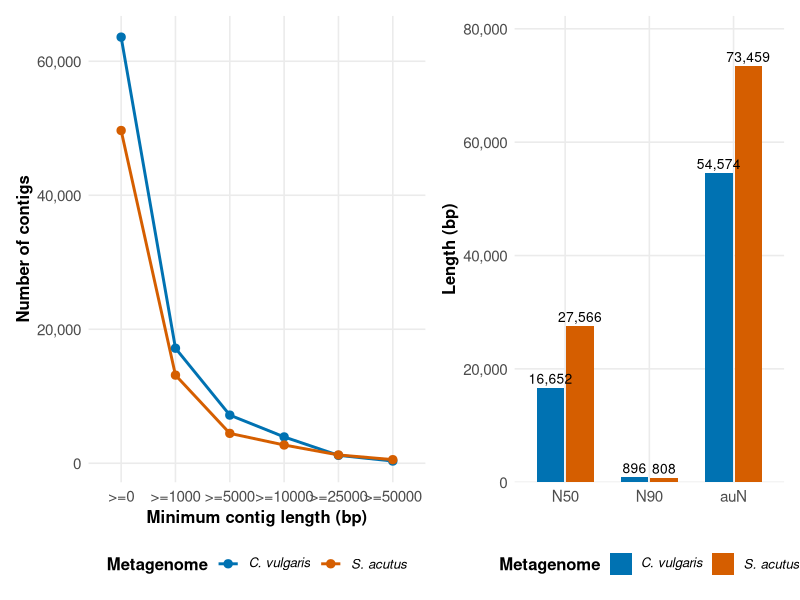
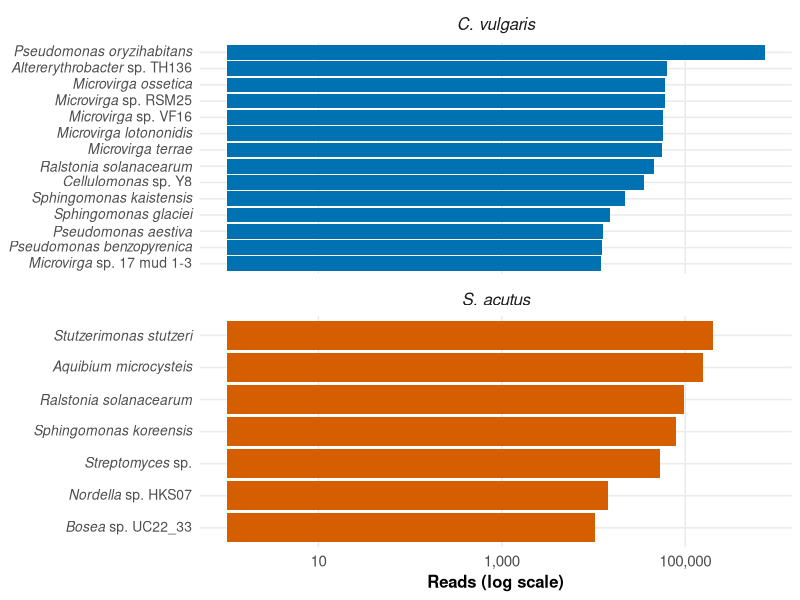
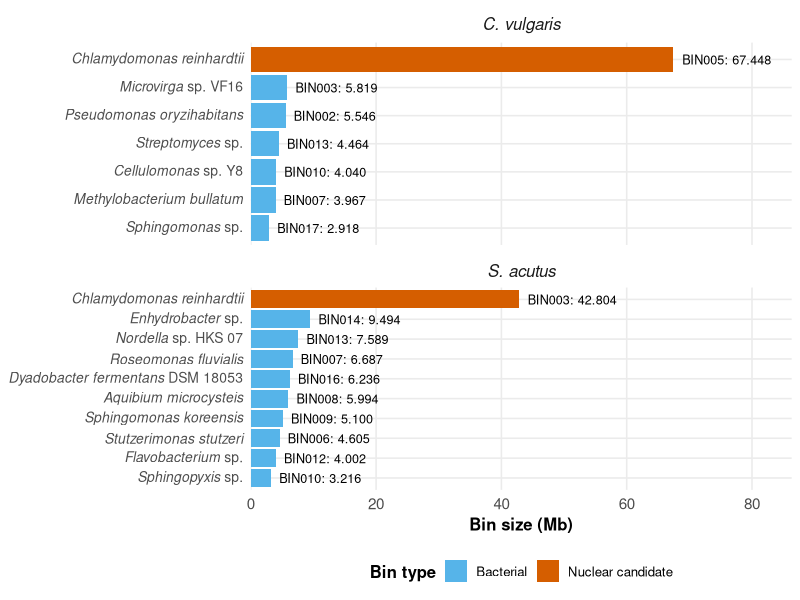
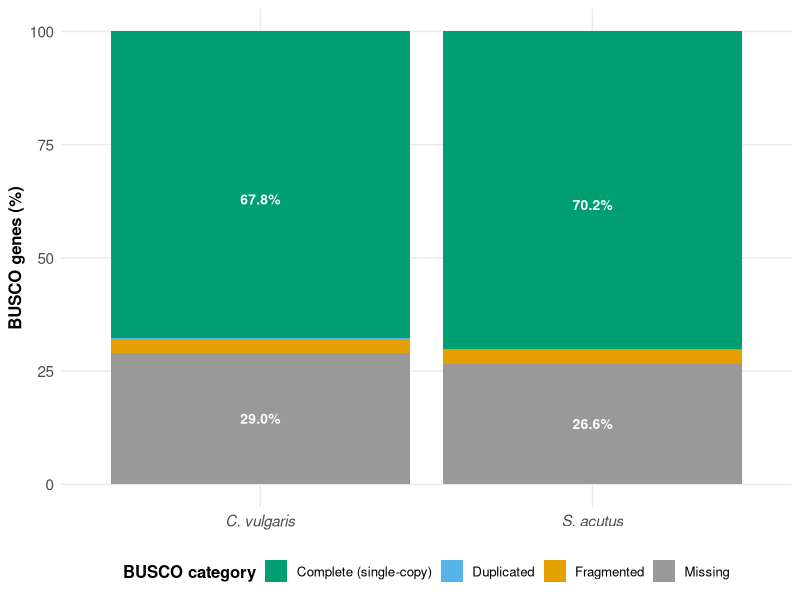
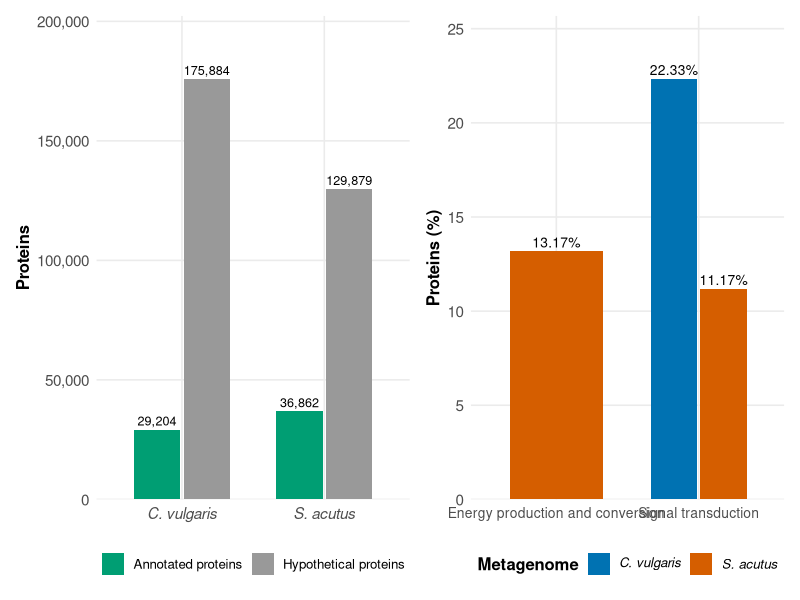
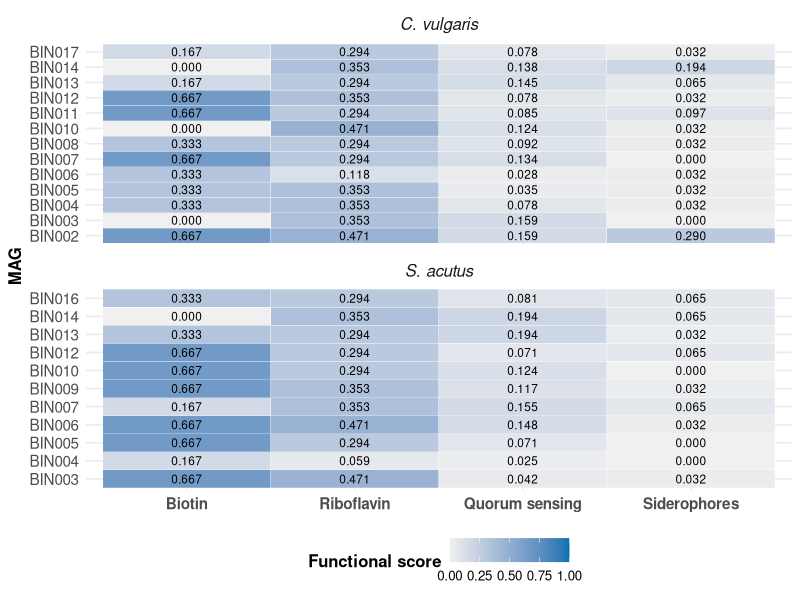
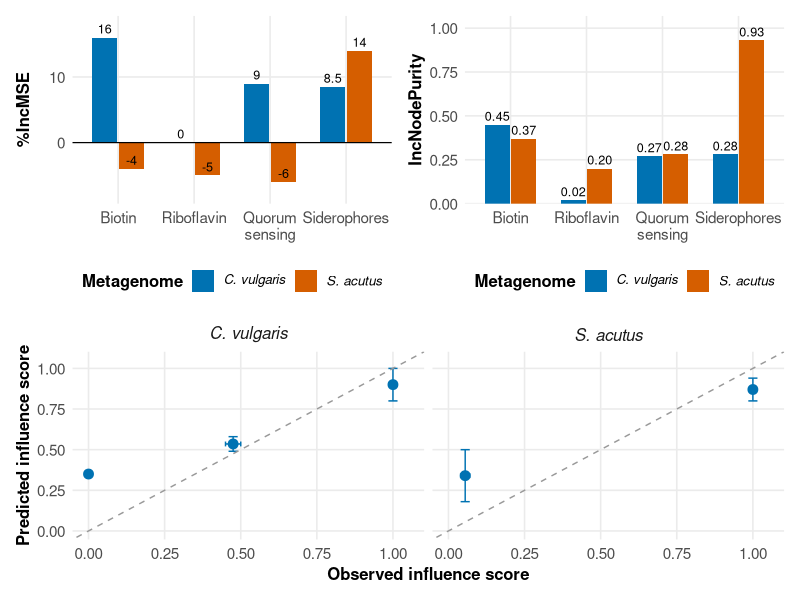
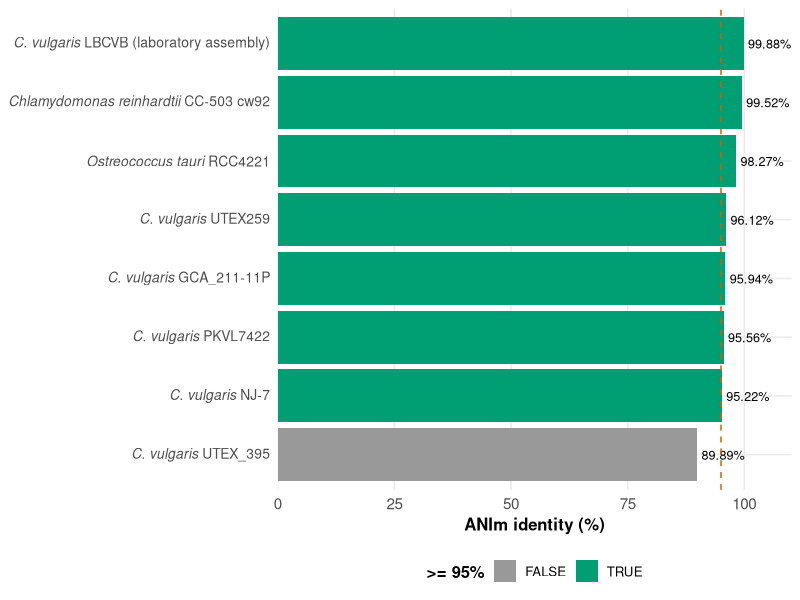

Recreate these plots in R, in order.
# Autor: Dr. José Juan Torres Martínez
# Universidad Autónoma de San Luis Potosí (UASLP), México
#
# Figuras del artículo: Metagenomic characterization of Chlorella vulgaris and
# Scenedesmus acutus consortia (Algal Research, in preparation).
# Genera, a partir de los CSV de esta carpeta (valores tal como aparecen en
# la tesis de maestría de Abner Martínez-Constantino, FCQ-UASLP, agosto 2026):
#   Figura 1 — Comparación de los ensamblajes (contigs por umbral + N50)
#   Figura 2 — Bacterias más representativas por metagenoma (Kraken2)
#   Figura 3 — Tamaño de los bins que pasan el filtro (MAGs + nucleares)
#   Figura 4 — Evaluación BUSCO de los bins nucleares candidatos
#   Figura 5 — Anotación funcional (anotadas vs. hipotéticas + COG)
#   Figura 6 — Matrices de puntuación de funcionalidad (FS) por MAG
#   Figura 7 — Random Forest: importancia de variables + observados vs.
#              predichos (valores leídos de las figuras de la tesis)
#   Figura S0 — Identidad ANIm de BIN005 contra el panel de referencia
#
Sys.setlocale("LC_ALL", "C.UTF-8")

library(ggplot2)
library(dplyr)
library(readr)
library(scales)
library(tidyr)
library(patchwork)

# Carpeta del script: los CSV y las figuras viven junto a este archivo.
args <- commandArgs(trailingOnly = FALSE)
archivo <- grep("--file=", args, value = TRUE)
if (length(archivo) > 0) {
  carpeta <- dirname(sub("--file=", "", archivo[1]))
} else {
  carpeta <- getwd()
}
setwd(carpeta)

# Paleta Okabe-Ito (compatible con visión de color deficiente).
okabe <- c(
  "#E69F00", "#56B4E9", "#009E73", "#F0E442",
  "#0072B2", "#D55E00", "#CC79A7", "#999999"
)
col_cv <- "#0072B2"
col_sa <- "#D55E00"

# Tema común: limpio, sin título dentro de la imagen, leyenda abajo,
# títulos de ejes en negrita.
tema_fig <- theme_minimal(base_size = 12) +
  theme(
    legend.position = "bottom",
    legend.title = element_text(face = "bold"),
    axis.title = element_text(face = "bold"),
    axis.text = element_text(size = 11),
    strip.text = element_text(face = "bold", size = 12),
    panel.grid.minor = element_blank()
  )

# Etiquetas de taxón con género y especie en itálica (plotmath).
# "Pseudomonas oryzihabitans" -> italic('Pseudomonas oryzihabitans')
# "Microvirga sp. VF16"       -> italic('Microvirga')~sp.~'VF16'
# "Dyadobacter fermentans DSM 18053" -> italic('Dyadobacter fermentans')~'DSM 18053'
# La función devuelve una CADENA plotmath; etiquetas_taxon() la convierte
# en un vector de expresiones con un solo parse(text = ...) — un list de
# expresiones NO funciona como labels de una escala discreta en ggplot2.
etiqueta_taxon_str <- function(x) {
  partes <- strsplit(x, " ", fixed = TRUE)[[1]]
  genero <- partes[1]
  if (length(partes) == 1) {
    return(sprintf("italic('%s')", genero))
  }
  segundo <- partes[2]
  resto <- if (length(partes) > 2) paste(partes[3:length(partes)], collapse = " ") else ""
  if (segundo == "sp.") {
    expr <- sprintf("italic('%s')~sp.", genero)
    if (nzchar(resto)) expr <- paste0(expr, "~'", resto, "'")
    return(expr)
  }
  if (grepl("^[a-z]", segundo)) {
    expr <- sprintf("italic('%s %s')", genero, segundo)
    if (nzchar(resto)) expr <- paste0(expr, "~'", resto, "'")
    return(expr)
  }
  paste0(sprintf("italic('%s')", genero), "~'",
         paste(partes[2:length(partes)], collapse = " "), "'")
}
etiquetas_taxon <- function(v) parse(text = vapply(v, etiqueta_taxon_str, character(1)))

# Etiquetas de metagenoma con la especie en itálica (plotmath).
# Se usa en ejes discretos (Figuras 4 y 5A), en leyendas (Figuras 1, 5B
# y 7A-7B) y en los títulos de panel (Figuras 2, 3, 6 y 7C).
etiqueta_metagenoma <- function(v) {
  parse(text = vapply(v, function(x) {
    if (x == "C. vulgaris") "italic('C. vulgaris')"
    else if (x == "S. acutus") "italic('S. acutus')"
    else x
  }, character(1)))
}
labeller_metagenoma <- as_labeller(
  c("C. vulgaris" = "italic('C. vulgaris')", "S. acutus" = "italic('S. acutus')"),
  default = label_parsed)

# Etiquetas del panel ANI (Figura S0): cadena plotmath por referencia.
etiqueta_ani_str <- function(lbl) {
  if (grepl("reinhardtii", lbl)) return("italic('Chlamydomonas reinhardtii')~'CC-503 cw92'")
  if (grepl("tauri", lbl)) return("italic('Ostreococcus tauri')~'RCC4221'")
  if (grepl("LBCVB", lbl)) return("italic('C. vulgaris')~'LBCVB'~'(laboratory assembly)'")
  if (grepl("UTEX259", lbl)) return("italic('C. vulgaris')~'UTEX259'")
  if (grepl("NJ-7", lbl)) return("italic('C. vulgaris')~'NJ-7'")
  if (grepl("PKVL7422", lbl)) return("italic('C. vulgaris')~'PKVL7422'")
  if (grepl("GCA_211-11P", lbl)) return("italic('C. vulgaris')~'GCA_211-11P'")
  if (grepl("UTEX_395", lbl)) return("italic('C. vulgaris')~'UTEX_395'")
  lbl
}

# ---------------------------------------------------------------------------
# Figura 1 — Comparación de los ensamblajes
# ---------------------------------------------------------------------------
ens <- read_csv("datos_ensamblaje.csv", show_col_types = FALSE)
met <- read_csv("datos_metricas_ensamblaje.csv", show_col_types = FALSE)

ens$metagenome <- factor(ens$metagenome, levels = c("C. vulgaris", "S. acutus"))
ens$umbral <- factor(paste0(">=", ens$threshold_bp),
                     levels = c(">=0", ">=1000", ">=5000", ">=10000", ">=25000", ">=50000"))
p1a <- ggplot(ens, aes(x = umbral, y = contigs, color = metagenome, group = metagenome)) +
  geom_line(linewidth = 1) +
  geom_point(size = 2.5) +
  scale_y_continuous(labels = label_comma()) +
  scale_color_manual(values = c("C. vulgaris" = col_cv, "S. acutus" = col_sa),
                     labels = etiqueta_metagenoma) +
  labs(x = "Minimum contig length (bp)", y = "Number of contigs", color = "Metagenome") +
  tema_fig

n50 <- met %>% filter(metric %in% c("N50", "N90", "auN"))
n50$metric <- factor(n50$metric, levels = c("N50", "N90", "auN"))
n50$metagenome <- factor(n50$metagenome, levels = c("C. vulgaris", "S. acutus"))
p1b <- ggplot(n50, aes(x = metric, y = value, fill = metagenome)) +
  geom_col(position = position_dodge(width = 0.7), width = 0.65) +
  geom_text(aes(label = comma(value)), position = position_dodge(width = 0.7),
            vjust = -0.4, size = 3.5) +
  scale_y_continuous(labels = label_comma(), expand = expansion(mult = c(0, 0.12))) +
  scale_fill_manual(values = c("C. vulgaris" = col_cv, "S. acutus" = col_sa),
                    labels = etiqueta_metagenoma) +
  labs(x = NULL, y = "Length (bp)", fill = "Metagenome") +
  tema_fig

fig1 <- p1a + p1b + plot_layout(ncol = 2, widths = c(1.25, 1))
ggsave("figura1_ensamblaje.png", fig1, width = 10, height = 4.5, dpi = 300, bg = "white")

# ---------------------------------------------------------------------------
# Figura 2 — Bacterias más representativas (Kraken2, lecturas)
# ---------------------------------------------------------------------------
tax <- read_csv("datos_taxonomia.csv", show_col_types = FALSE)
tax$metagenome <- factor(tax$metagenome, levels = c("C. vulgaris", "S. acutus"))
# reorder() es global: un taxón presente en ambos metagenomas
# (Ralstonia solanacearum) quedaría mal ordenado en cada panel.
# Se usa un factor con prefijo de metagenoma para ordenar dentro de cada panel.
tax <- tax %>%
  arrange(metagenome, reads) %>%
  mutate(taxon_f = factor(paste(metagenome, taxon, sep = "___"),
                          levels = paste(metagenome, taxon, sep = "___")))
etiquetas_taxon_prefijo <- function(v) {
  parse(text = vapply(v, function(lbl) {
    etiqueta_taxon_str(sub("^.*___", "", lbl))
  }, character(1)))
}

p2 <- ggplot(tax, aes(x = reads, y = taxon_f, fill = metagenome)) +
  geom_col() +
  facet_wrap(~metagenome, scales = "free_y", ncol = 1, labeller = labeller_metagenoma) +
  scale_x_continuous(trans = "log10", labels = label_comma()) +
  scale_y_discrete(labels = etiquetas_taxon_prefijo) +
  scale_fill_manual(values = c("C. vulgaris" = col_cv, "S. acutus" = col_sa)) +
  labs(x = "Reads (log scale)", y = NULL, fill = "Metagenome") +
  tema_fig +
  theme(legend.position = "none", axis.text.y = element_text(size = 10))
ggsave("figura2_taxonomia.png", p2, width = 9, height = 8, dpi = 300, bg = "white")

# ---------------------------------------------------------------------------
# Figura 3 — Tamaño de los bins que pasan el filtro
# ---------------------------------------------------------------------------
mags <- read_csv("datos_mags.csv", show_col_types = FALSE)
mags$metagenome <- factor(mags$metagenome, levels = c("C. vulgaris", "S. acutus"))
mags$tipo <- factor(ifelse(mags$type == "nuclear candidate",
                           "Nuclear candidate", "Bacterial"),
                    levels = c("Bacterial", "Nuclear candidate"))
mags <- mags %>%
  arrange(metagenome, size_Mb) %>%
  mutate(taxon_f = factor(paste(metagenome, taxon, sep = "___"),
                          levels = paste(metagenome, taxon, sep = "___")))

p3 <- ggplot(mags, aes(x = size_Mb, y = taxon_f, fill = tipo)) +
  geom_col() +
  geom_text(aes(label = paste0(bin, ": ", sprintf("%.3f", size_Mb))), hjust = -0.1, size = 3.2) +
  facet_wrap(~metagenome, scales = "free_y", ncol = 1, labeller = labeller_metagenoma) +
  scale_x_continuous(expand = expansion(mult = c(0, 0.28))) +
  scale_y_discrete(labels = etiquetas_taxon_prefijo) +
  scale_fill_manual(values = c("Bacterial" = "#56B4E9", "Nuclear candidate" = "#D55E00")) +
  labs(x = "Bin size (Mb)", y = NULL, fill = "Bin type") +
  tema_fig +
  theme(axis.text.y = element_text(size = 10))
ggsave("figura3_mags.png", p3, width = 10, height = 8, dpi = 300, bg = "white")

# ---------------------------------------------------------------------------
# Figura 4 — BUSCO de los bins nucleares candidatos
# ---------------------------------------------------------------------------
busco <- read_csv("datos_busco.csv", show_col_types = FALSE)
busco$metagenome <- factor(busco$metagenome, levels = c("C. vulgaris", "S. acutus"))
busco$category <- factor(busco$category,
  levels = c("Complete (single-copy)", "Duplicated", "Fragmented", "Missing"))
p4 <- ggplot(busco, aes(x = metagenome, y = percent, fill = category)) +
  geom_col() +
  geom_text(data = function(d) d[d$percent >= 5, ],
            aes(label = sprintf("%.1f%%", percent)),
            position = position_stack(vjust = 0.5), size = 3.5, color = "white",
            fontface = "bold") +
  scale_fill_manual(values = c("Complete (single-copy)" = "#009E73",
                                "Duplicated" = "#56B4E9",
                                "Fragmented" = "#E69F00",
                                "Missing" = "#999999")) +
  scale_x_discrete(labels = etiqueta_metagenoma) +
  labs(x = NULL, y = "BUSCO genes (%)", fill = "BUSCO category") +
  tema_fig
ggsave("figura4_busco.png", p4, width = 7, height = 5, dpi = 300, bg = "white")

# ---------------------------------------------------------------------------
# Figura 5 — Anotación funcional (A) y COG (B)
# ---------------------------------------------------------------------------
anot <- read_csv("datos_anotacion.csv", show_col_types = FALSE)
anot$metagenome <- factor(anot$metagenome, levels = c("C. vulgaris", "S. acutus"))
anot$category <- factor(anot$category,
  levels = c("Annotated proteins", "Hypothetical proteins"))
p5a <- ggplot(anot, aes(x = metagenome, y = count, fill = category)) +
  geom_col(position = position_dodge(width = 0.7), width = 0.65) +
  geom_text(aes(label = comma(count)), position = position_dodge(width = 0.7),
            vjust = -0.4, size = 3.2) +
  scale_y_continuous(labels = label_comma(), expand = expansion(mult = c(0, 0.15))) +
  scale_x_discrete(labels = etiqueta_metagenoma) +
  scale_fill_manual(values = c("Annotated proteins" = "#009E73",
                                "Hypothetical proteins" = "#999999")) +
  labs(x = NULL, y = "Proteins", fill = NULL) +
  tema_fig

cog <- read_csv("datos_cog.csv", show_col_types = FALSE)
cog <- cog %>% filter(reported == "yes")
cog$metagenome <- factor(cog$metagenome, levels = c("C. vulgaris", "S. acutus"))
p5b <- ggplot(cog, aes(x = cog_category, y = percent, fill = metagenome)) +
  geom_col(position = position_dodge(width = 0.7), width = 0.65) +
  geom_text(aes(label = sprintf("%.2f%%", percent)),
            position = position_dodge(width = 0.7), vjust = -0.4, size = 3.5) +
  scale_y_continuous(expand = expansion(mult = c(0, 0.15))) +
  scale_fill_manual(values = c("C. vulgaris" = col_cv, "S. acutus" = col_sa),
                    labels = etiqueta_metagenoma) +
  labs(x = NULL, y = "Proteins (%)", fill = "Metagenome") +
  tema_fig +
  theme(axis.text.x = element_text(size = 10))

fig5 <- p5a + p5b + plot_layout(ncol = 2, widths = c(1, 1))
ggsave("figura5_anotacion_cog.png", fig5, width = 11, height = 4.5, dpi = 300, bg = "white")

# ---------------------------------------------------------------------------
# Figura 6 — Matrices de puntuación de funcionalidad (FS)
# ---------------------------------------------------------------------------
fs <- read_csv("datos_fs.csv", show_col_types = FALSE)
fs$metagenome <- factor(fs$metagenome, levels = c("C. vulgaris", "S. acutus"))
fs_largo <- fs %>%
  pivot_longer(cols = c(biotin, riboflavin, quorum_sensing, siderophores),
               names_to = "pathway", values_to = "fs")
fs_largo$pathway <- factor(fs_largo$pathway,
  levels = c("biotin", "riboflavin", "quorum_sensing", "siderophores"),
  labels = c("Biotin", "Riboflavin", "Quorum sensing", "Siderophores"))

p6 <- ggplot(fs_largo, aes(x = pathway, y = mag, fill = fs)) +
  geom_tile(color = "white") +
  geom_text(aes(label = sprintf("%.3f", fs)), size = 3) +
  facet_wrap(~metagenome, ncol = 1, scales = "free_y", labeller = labeller_metagenoma) +
  scale_fill_gradient(low = "#F0F0F0", high = "#0072B2", limits = c(0, 1),
                      name = "Functional score") +
  labs(x = NULL, y = "MAG") +
  tema_fig +
  theme(axis.text.x = element_text(size = 11, face = "bold"))
ggsave("figura6_fs.png", p6, width = 8, height = 9, dpi = 300, bg = "white")

# ---------------------------------------------------------------------------
# Figura 7 — Random Forest (valores APROXIMADOS leídos de las figuras)
# ---------------------------------------------------------------------------
rf <- read_csv("datos_rf_importancia.csv", show_col_types = FALSE)
rf$metagenome <- factor(rf$metagenome, levels = c("C. vulgaris", "S. acutus"))
rf$pathway <- factor(rf$pathway,
  levels = c("Biotin", "Riboflavin", "Quorum sensing", "Siderophores"))

p7a <- ggplot(rf, aes(x = pathway, y = inc_mse, fill = metagenome)) +
  scale_x_discrete(labels = c("Biotin", "Riboflavin", "Quorum\nsensing", "Siderophores")) +
  geom_col(position = position_dodge(width = 0.7), width = 0.65) +
  geom_hline(yintercept = 0, color = "black", linewidth = 0.4) +
  geom_text(aes(label = inc_mse), position = position_dodge(width = 0.7),
            vjust = -0.4, size = 3.2) +
  scale_y_continuous(expand = expansion(mult = c(0.15, 0.15))) +
  scale_fill_manual(values = c("C. vulgaris" = col_cv, "S. acutus" = col_sa),
                    labels = etiqueta_metagenoma) +
  labs(x = NULL, y = "%IncMSE", fill = "Metagenome") +
  tema_fig

p7b <- ggplot(rf, aes(x = pathway, y = inc_node_purity, fill = metagenome)) +
  scale_x_discrete(labels = c("Biotin", "Riboflavin", "Quorum\nsensing", "Siderophores")) +
  geom_col(position = position_dodge(width = 0.7), width = 0.65) +
  geom_text(aes(label = sprintf("%.2f", inc_node_purity)),
            position = position_dodge(width = 0.7), vjust = -0.4, size = 3.2) +
  scale_y_continuous(expand = expansion(mult = c(0, 0.15))) +
  scale_fill_manual(values = c("C. vulgaris" = col_cv, "S. acutus" = col_sa),
                    labels = etiqueta_metagenoma) +
  labs(x = NULL, y = "IncNodePurity", fill = "Metagenome") +
  tema_fig

pred <- read_csv("datos_rf_predicho.csv", show_col_types = FALSE)
pred$metagenome <- factor(pred$metagenome, levels = c("C. vulgaris", "S. acutus"))
p7c <- ggplot(pred, aes(x = (observed_low + observed_high) / 2,
                        y = (predicted_low + predicted_high) / 2)) +
  geom_errorbar(aes(ymin = predicted_low, ymax = predicted_high),
                width = 0.03, color = "#0072B2") +
  geom_errorbarh(aes(xmin = observed_low, xmax = observed_high),
                  height = 0.03, color = "#0072B2") +
  geom_point(size = 3, color = "#0072B2") +
  geom_abline(slope = 1, intercept = 0, linetype = "dashed", color = "#999999") +
  facet_wrap(~metagenome, ncol = 2, labeller = labeller_metagenoma) +
  coord_cartesian(xlim = c(0, 1.05), ylim = c(0, 1.05)) +
  labs(x = "Observed influence score", y = "Predicted influence score") +
  tema_fig

fig7 <- (p7a + p7b) / p7c + plot_layout(heights = c(1, 1))
ggsave("figura7_random_forest.png", fig7, width = 10, height = 8, dpi = 300, bg = "white")

# ---------------------------------------------------------------------------
# Figura S0 — Identidad ANIm de BIN005 (leída de la Fig. 12 de la tesis)
# ---------------------------------------------------------------------------
ani <- read_csv("datos_ani.csv", show_col_types = FALSE)
ani <- ani %>% arrange(desc(ani_percent))
pS0 <- ggplot(ani, aes(x = ani_percent,
                       y = reorder(reference, ani_percent),
                       fill = ani_percent >= 95)) +
  geom_col() +
  geom_text(aes(label = sprintf("%.2f%%", ani_percent)), hjust = -0.1, size = 3.2) +
  geom_vline(xintercept = 95, linetype = "dashed", color = "#D55E00") +
  scale_x_continuous(limits = c(0, 108), expand = expansion(mult = c(0, 0.02))) +
  scale_y_discrete(labels = function(v) parse(text = vapply(v, etiqueta_ani_str, character(1)))) +
  scale_fill_manual(values = c("TRUE" = "#009E73", "FALSE" = "#999999")) +
  labs(x = "ANIm identity (%)", y = NULL, fill = ">= 95%") +
  tema_fig +
  theme(legend.position = "bottom", axis.text.y = element_text(size = 10))
ggsave("figuraS0_ani.png", pS0, width = 9, height = 5.5, dpi = 300, bg = "white")

message("Figuras generadas: figura1_ensamblaje.png, figura2_taxonomia.png, ",
        "figura3_mags.png, figura4_busco.png, figura5_anotacion_cog.png, ",
        "figura6_fs.png, figura7_random_forest.png, figuraS0_ani.png")
